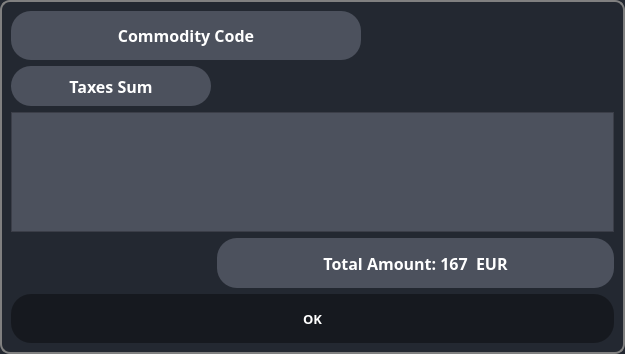
<?xml version="1.0" encoding="UTF-8"?>
<ui version="4.0">
 <class>table_rate</class>
 <widget class="QDialog" name="table_rate">
  <property name="geometry">
   <rect>
    <x>0</x>
    <y>0</y>
    <width>625</width>
    <height>354</height>
   </rect>
  </property>
  <property name="sizePolicy">
   <sizepolicy hsizetype="Expanding" vsizetype="Expanding">
    <horstretch>0</horstretch>
    <verstretch>0</verstretch>
   </sizepolicy>
  </property>
  <property name="windowTitle">
   <string>Taxes Sum</string>
  </property>
  <property name="styleSheet">
   <string notr="true">QDialog {
    
	background-color: rgb(35, 40, 49);
	border: 2px solid gray;
	border-radius: 10px;
    
    
}
QPushButton {
    background-color: rgb(22, 25, 31);
    color: white;
    font-size: 10pt;
    font-weight: 700;
    font-family: RussoOne-Regular;
    border:1px;
    border-radius: 20px;
}

QPushButton:hover {
    background-color: #666;
}

QPushButton:pressed {
    background-color: #888;
}

QLabel {
    color: white;
    font-family: RussoOne-Regular;
    font-size: 12pt;
    font-weight: 600;
    background: rgb(76, 81, 93);
    min-width: 26ex;
    min-height: 4ex;
    border:1px;
    border-radius: 20px;
    
}

</string>
  </property>
  <layout class="QGridLayout" name="gridLayout">
   <item row="4" column="0" colspan="2">
    <widget class="QPushButton" name="btn_ok">
     <property name="enabled">
      <bool>true</bool>
     </property>
     <property name="sizePolicy">
      <sizepolicy hsizetype="Expanding" vsizetype="Expanding">
       <horstretch>0</horstretch>
       <verstretch>0</verstretch>
      </sizepolicy>
     </property>
     <property name="text">
      <string>OK</string>
     </property>
    </widget>
   </item>
   <item row="3" column="1">
    <widget class="QLabel" name="total_lbl">
     <property name="sizePolicy">
      <sizepolicy hsizetype="Expanding" vsizetype="Expanding">
       <horstretch>0</horstretch>
       <verstretch>0</verstretch>
      </sizepolicy>
     </property>
     <property name="minimumSize">
      <size>
       <width>130</width>
       <height>20</height>
      </size>
     </property>
     <property name="maximumSize">
      <size>
       <width>500</width>
       <height>50</height>
      </size>
     </property>
     <property name="layoutDirection">
      <enum>Qt::LeftToRight</enum>
     </property>
     <property name="text">
      <string>Total Amount: 167  EUR</string>
     </property>
     <property name="alignment">
      <set>Qt::AlignCenter</set>
     </property>
    </widget>
   </item>
   <item row="1" column="0">
    <widget class="QLabel" name="tax_lbl">
     <property name="sizePolicy">
      <sizepolicy hsizetype="Expanding" vsizetype="Expanding">
       <horstretch>0</horstretch>
       <verstretch>0</verstretch>
      </sizepolicy>
     </property>
     <property name="minimumSize">
      <size>
       <width>130</width>
       <height>20</height>
      </size>
     </property>
     <property name="maximumSize">
      <size>
       <width>200</width>
       <height>40</height>
      </size>
     </property>
     <property name="text">
      <string>Taxes Sum</string>
     </property>
     <property name="alignment">
      <set>Qt::AlignCenter</set>
     </property>
    </widget>
   </item>
   <item row="2" column="0" colspan="2">
    <widget class="QTableWidget" name="tbl_wdg">
     <property name="minimumSize">
      <size>
       <width>106</width>
       <height>18</height>
      </size>
     </property>
     <property name="maximumSize">
      <size>
       <width>900</width>
       <height>120</height>
      </size>
     </property>
     <property name="styleSheet">
      <string notr="true">QTableWidget {
    color: white;
    font-family: RussoOne-Regular;
    font-size: 10pt;
    font-weight: 600;
    background: rgb(76, 81, 93);
    min-width: 26ex;
    min-height: 4ex;
    
}


QHeaderView::section {
    background-color: rgb(22, 25, 31);
    color: white;
    font-size: 10pt;
    font-weight: 700;
    font-family: RussoOne-Regular;
  
}

QTableWidget::item {
border: 1px dashed #000000; 
}</string>
     </property>
    </widget>
   </item>
   <item row="0" column="0" colspan="2">
    <widget class="QLabel" name="comm_lbl">
     <property name="sizePolicy">
      <sizepolicy hsizetype="Expanding" vsizetype="Expanding">
       <horstretch>0</horstretch>
       <verstretch>0</verstretch>
      </sizepolicy>
     </property>
     <property name="minimumSize">
      <size>
       <width>130</width>
       <height>20</height>
      </size>
     </property>
     <property name="maximumSize">
      <size>
       <width>350</width>
       <height>50</height>
      </size>
     </property>
     <property name="text">
      <string>Commodity Code</string>
     </property>
     <property name="alignment">
      <set>Qt::AlignCenter</set>
     </property>
    </widget>
   </item>
  </layout>
 </widget>
 <tabstops>
  <tabstop>btn_ok</tabstop>
 </tabstops>
 <resources/>
 <connections/>
</ui>
